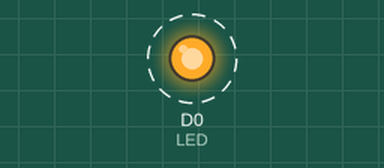
This sketch was run on a simulated ESP8266 (NodeMCU). Shown: output pins drawn as LEDs (lit = HIGH). Dashed ring = blinking. What the sketch prints to the serial monitor is not drawn.

Above: at 0.5 s.
Timing chart, 0 to 5.8 s (numbered marks = the images above):
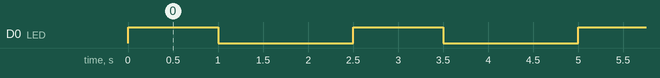

The sketch:

sketch_nov30a.ino
```cpp
#include <ESP8266WiFi.h>

const char *ssid = "BEACON_1";
const char *password = "12345678";

#define LED D0

IPAddress local_IP(192,168,4,22);
IPAddress gateway(192,168,4,9);
IPAddress subnet(255,255,255,0);

void setup()
{
  pinMode(LED, OUTPUT);
  Serial.begin(115200);
  Serial.println();

  Serial.print("Setting soft-AP configuration ... ");
  Serial.println(WiFi.softAPConfig(local_IP, gateway, subnet) ? "Ready" : "Failed!");

  Serial.print("Setting soft-AP ... ");
  Serial.println(WiFi.softAP(ssid,password) ? "Ready" : "Failed!");
  //WiFi.softAP(ssid);
  //WiFi.softAP(ssid, password, channel, hidden, max_connection)

  Serial.print("Soft-AP IP address = ");
  Serial.println(WiFi.softAPIP());
}

void loop() {
  digitalWrite(LED, HIGH);// turn the LED off.(Note that LOW is the voltage level but actually
                        //the LED is on; this is because it is acive low on the ESP8266.
    delay(1000);            // wait for 1 second.
    digitalWrite(LED, LOW); // turn the LED on.
   delay(1000); // wait for 1 second

  Serial.print("[Server Connected] ");
  Serial.println(WiFi.softAPIP());

  delay(500);
}
```

Measured:
- by itself, D0 (LED): alternates HIGH for 1.0 s and LOW for 1.5 s
